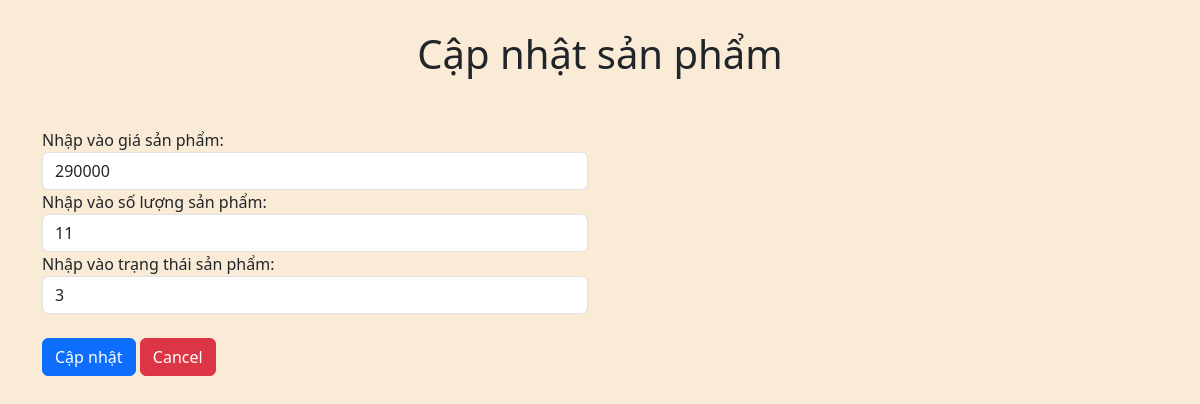
The app's page /admin/quanlysanpham/update_product.php?task=update&id=13 (signed in) with its own data.
### tables this page shows
CREATE TABLE `tbl_product` (
  `product_id` int(11) NOT NULL,
  `cate_id` int(11) NOT NULL,
  `product_code` varchar(11) NOT NULL,
  `product_name` varchar(255) NOT NULL,
  `product_color` varchar(255) NOT NULL,
  `product_price` int(11) NOT NULL,
  `product_desc` text NOT NULL,
  `img` varchar(255) NOT NULL,
  `img_hover` varchar(255) NOT NULL,
  `gender` varchar(255) NOT NULL,
  `product_quantity` int(11) NOT NULL,
  `date` timestamp NOT NULL DEFAULT current_timestamp() ON UPDATE current_timestamp(),
  `status` int(11) NOT NULL
);

### admin/quanlysanpham/update_product.php (the view, shortened to what this page needs)
<?php
    require('../config/config.php');
?>
<html>
    <head>
            <link rel="stylesheet" href="../../assets/css/bootstrap.min.css">
            <link rel="stylesheet" href="../../assets/bootstrap.bundle.min.js">
            <link rel="stylesheet" href="../css/styleadmin.css">
    </head>
    <body style = "background-color: antiquewhite;">
        <div class="container">
            <h1>Cập nhật sản phẩm</h1>
            <div class="row">
                <div class="col-6">
                    <form action="update_product.php" method="post">
                        <?php
                            if(isset($_GET["task"]) && $_GET["task"]=="update") {
                                $id = $_GET["id"];
                                $sql_select = "select * from `tbl_product` where product_id = " .$id;
                                $result = mysqli_query($conn,$sql_select);
                                if(mysqli_num_rows($result)>0) {
                                    while($row = mysqli_fetch_assoc($result)) {
                                        echo "Nhập vào giá sản phẩm:";
                                        echo "<input class='form-control' value ='".$row["product_price"]."' type='text' name='txt_product_price' required id=''>";
                                        echo "Nhập vào số lượng sản phẩm:";
                                        echo "<input class='form-control' value ='".$row["product_quantity"]."' type='text' name='txt_product_quantity' required id=''>";
                                        echo "Nhập vào trạng thái sản phẩm:";
                                        echo "<input class='form-control' value ='".$row["status"]."' type='text' name='txt_status' required id=''>";
                                    }
                                }
                            }
                        ?>
                        <br>
                        <input class="btn btn-primary" name="btn_update" type="submit" value="Cập nhật">
                        <input type="submit" value="Cancel" name="btn_cancel" class="btn btn-danger">
                    </form>
                </div>
            </div>
        </div>
    </body>
</html>

### admin/css/styleadmin.css (style rules this page uses)
h1,h2 { margin-top: 30px; text-align: center; }
.row { margin-top: 50px; }

### records on screen
tbl_product: txt_product_price "290000", txt_product_quantity "11", txt_status "3"
